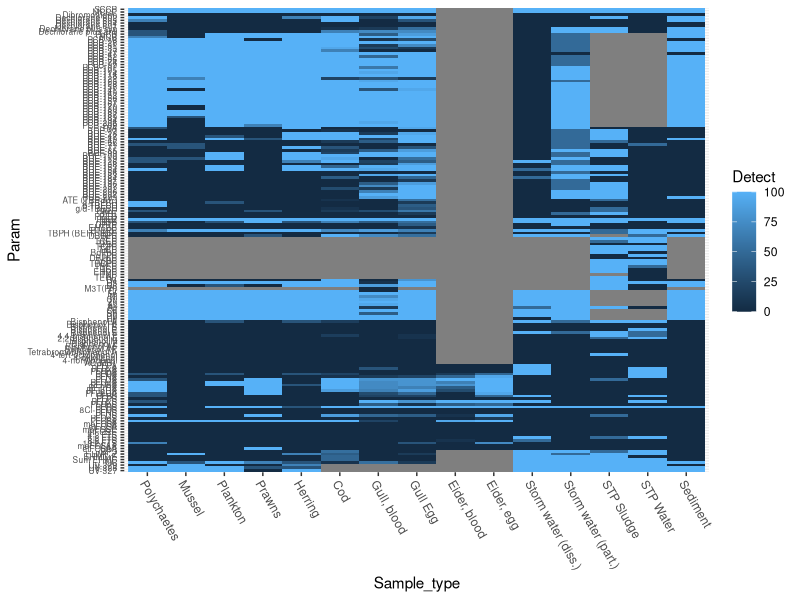
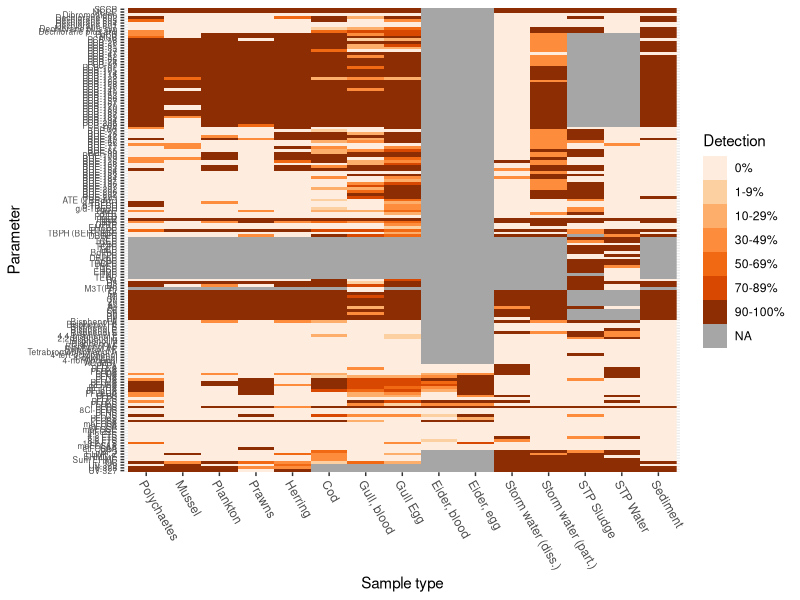
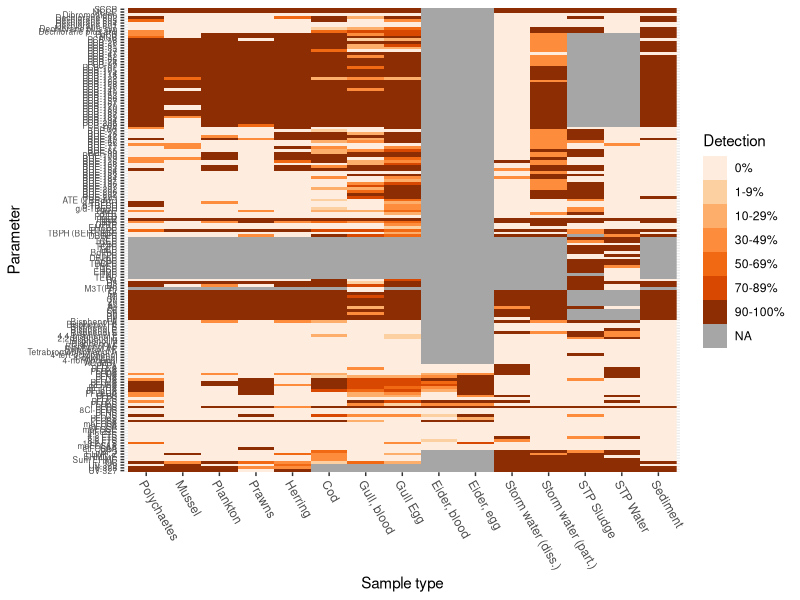

The R script that drew these images, in order:

# Calculate percentage detected (i.e., not less-thans) per parameter/group  

library(dplyr)
library(tidyr)
library(ggplot2)

# dir()
dat <- readxl::read_excel("Data til dag for deteksjonsfrekvens.xlsx", col_types = "text")
colnames(dat)[1] <- "Sample_type"
# colnames(dat)

#
# Get the correct sequence of parameters and Sample_type
# (used in factor() later, to get ordering correct in plots and in 'table_detect')
#
# Parameters
param_levels <- colnames(dat)[-1]
# Sample types
type_levels <- dat$Sample_type
sel <- !(type_levels == lag(type_levels))
sel[1] <- TRUE
type_levels <- type_levels[sel]

#
# Reshape data (narrow/tall)
#
dat2 <- gather(dat, key = "Param", value = "Value" , -Sample_type)

#
# Calculate detection %
#
df_detect <- dat2 %>%
  mutate(Sample_type = factor(Sample_type, levels = type_levels), 
         Param = factor(Param, levels = param_levels)) %>%
  group_by(Sample_type, Param) %>%
  summarize(N = sum(!is.na(Value)), Nondetect_n = sum(grepl("<", Value)), Detect = 100 - 100*Nondetect_n/N )

# Test plot
ggplot(df_detect %>% mutate(Param = factor(Param, levels = rev(param_levels))), # set reverse order, in order to get first values on top
       aes(Sample_type, Param, fill = Detect)) +
  geom_raster() +
  theme(axis.text.x = element_text(hjust = 0, angle = -60)) +
  theme(axis.text.y = element_text(size = 6))

#
# Grouping
#

# With 0-9 %
group_breaks <- c(0, 10, 30, 50, 70, 90, 100)
groups <- c("0-9%", "10-29%", "30-49%", "50-69%", "70-89%", "90-100%")

# With 0% plus 1-9 %
group_breaks <- c(0, 1, 10, 30, 50, 70, 90, 100)
groups <- c("0%", "1-9%", "10-29%", "30-49%", "50-69%", "70-89%", "90-100%")

df_detect <- df_detect %>%
  mutate(Detect_group = cut(Detect, breaks = group_breaks, include.lowest = TRUE, labels = groups))

xtabs(~Detect_group, df_detect)

ggplot(df_detect %>% mutate(Param = factor(Param, levels = rev(param_levels))), # set reverse order, in order to get first values on top
       aes(Sample_type, Param, fill = Detect_group)) +
  geom_raster() +
  scale_fill_brewer("Detection", palette = "Oranges", na.value = "grey65") +
  theme(axis.text.x = element_text(hjust = 0, angle = -60)) +
  theme(axis.text.y = element_text(size = 6)) +
  labs(x = "Sample type", y = "Parameter")

ggsave("01 Detection percentage.png", width = 9, height = 12, dpi = 500)

#
# Make table
#
table_detect <- df_detect %>%
  select(Param, Sample_type, Detect_group) %>%
  spread(key = Sample_type, value = Detect_group)

# Save
openxlsx::write.xlsx(table_detect, "01 Deteksjonsfrekvens.xlsx")
